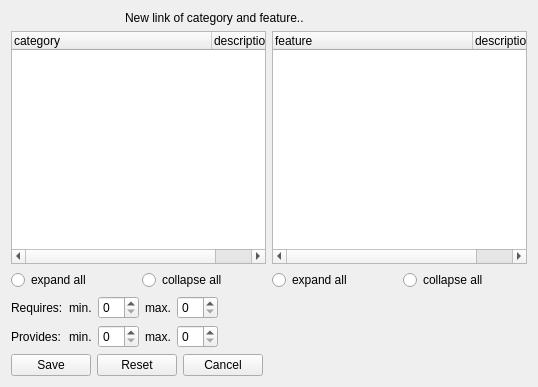
<?xml version="1.0" encoding="UTF-8"?>
<ui version="4.0">
 <class>categories_features_edit_form</class>
 <widget class="QWidget" name="categories_features_edit_form">
  <property name="geometry">
   <rect>
    <x>0</x>
    <y>0</y>
    <width>538</width>
    <height>387</height>
   </rect>
  </property>
  <property name="windowTitle">
   <string>Edit a category/feature link</string>
  </property>
  <property name="initAction" stdset="0">
   <string>read</string>
  </property>
  <property name="doctype" stdset="0">
   <string>CategoryFeatureRequest.simpleform</string>
  </property>
  <property name="rootelement" stdset="0">
   <string notr="true">CategoryFeature</string>
  </property>
  <property name="category_id" stdset="0">
   <string notr="true">{global.category_id}</string>
  </property>
  <property name="feature_id" stdset="0">
   <string notr="true">{global.feature_id}</string>
  </property>
  <layout class="QGridLayout" name="gridLayout">
   <item row="5" column="0">
    <layout class="QHBoxLayout" name="horizontalLayout">
     <item>
      <widget class="QPushButton" name="link">
       <property name="text">
        <string>Save</string>
       </property>
       <property name="form" stdset="0">
        <string notr="true">categories_features</string>
       </property>
       <property name="global.categoryState" stdset="0">
        <string notr="true">{category.state}</string>
       </property>
       <property name="global.featureState" stdset="0">
        <string notr="true">{feature.state}</string>
       </property>
       <property name="global.category_id" stdset="0">
        <string notr="true">{category.id}</string>
       </property>
       <property name="global.feature_id" stdset="0">
        <string notr="true">{feature.id}</string>
       </property>
       <property name="action" stdset="0">
        <string>create</string>
       </property>
       <property name="doctype" stdset="0">
        <string notr="true">CategoryFeature.simpleform</string>
       </property>
       <property name="rootelement" stdset="0">
        <string notr="true">CategoryFeature</string>
       </property>
      </widget>
     </item>
     <item>
      <widget class="QPushButton" name="pushButton">
       <property name="text">
        <string>Reset</string>
       </property>
       <property name="action" stdset="0">
        <string>read</string>
       </property>
       <property name="doctype" stdset="0">
        <string>CategoryFeatureRequest.simpleform</string>
       </property>
       <property name="rootelement" stdset="0">
        <string>CategoryFeature</string>
       </property>
       <property name="category_id" stdset="0">
        <string>{global.category_id}</string>
       </property>
       <property name="feature_id" stdset="0">
        <string>{global.feature_id}</string>
       </property>
      </widget>
     </item>
     <item>
      <widget class="QPushButton" name="cancel">
       <property name="text">
        <string>Cancel</string>
       </property>
       <property name="form" stdset="0">
        <string notr="true">categories_features</string>
       </property>
       <property name="global.categoryState" stdset="0">
        <string notr="true">{category.state}</string>
       </property>
       <property name="global.featureState" stdset="0">
        <string notr="true">{feature.state}</string>
       </property>
      </widget>
     </item>
     <item>
      <spacer name="horizontalSpacer">
       <property name="orientation">
        <enum>Qt::Horizontal</enum>
       </property>
       <property name="sizeHint" stdset="0">
        <size>
         <width>40</width>
         <height>20</height>
        </size>
       </property>
      </spacer>
     </item>
    </layout>
   </item>
   <item row="0" column="0">
    <layout class="QHBoxLayout" name="horizontalLayout_2">
     <item>
      <widget class="QLabel" name="label_2">
       <property name="maximumSize">
        <size>
         <width>32</width>
         <height>32</height>
        </size>
       </property>
       <property name="text">
        <string/>
       </property>
       <property name="pixmap">
        <pixmap resource="../qtclient.qrc">:/images/folders.png</pixmap>
       </property>
      </widget>
     </item>
     <item>
      <widget class="QLabel" name="label_3">
       <property name="maximumSize">
        <size>
         <width>32</width>
         <height>32</height>
        </size>
       </property>
       <property name="text">
        <string/>
       </property>
       <property name="pixmap">
        <pixmap resource="../qtclient.qrc">:/images/link_edit.png</pixmap>
       </property>
      </widget>
     </item>
     <item>
      <widget class="QLabel" name="label_4">
       <property name="maximumSize">
        <size>
         <width>32</width>
         <height>32</height>
        </size>
       </property>
       <property name="text">
        <string/>
       </property>
       <property name="pixmap">
        <pixmap resource="../qtclient.qrc">:/images/chart_organisation.png</pixmap>
       </property>
      </widget>
     </item>
     <item>
      <widget class="QLabel" name="label">
       <property name="text">
        <string>New link of category and feature..</string>
       </property>
      </widget>
     </item>
    </layout>
   </item>
   <item row="2" column="0">
    <layout class="QGridLayout" name="gridLayout_2">
     <item row="2" column="1">
      <layout class="QHBoxLayout" name="horizontalLayout_4">
       <item>
        <widget class="QRadioButton" name="ignore_expand_feats">
         <property name="text">
          <string>expand all</string>
         </property>
        </widget>
       </item>
       <item>
        <widget class="QRadioButton" name="ignore_collapse_feats">
         <property name="text">
          <string>collapse all</string>
         </property>
        </widget>
       </item>
      </layout>
     </item>
     <item row="0" column="1">
      <widget class="QTreeWidget" name="feature">
       <property name="enabled">
        <bool>true</bool>
       </property>
       <property name="editTriggers">
        <set>QAbstractItemView::NoEditTriggers</set>
       </property>
       <property name="selectionMode">
        <enum>QAbstractItemView::SingleSelection</enum>
       </property>
       <property name="itemsExpandable">
        <bool>true</bool>
       </property>
       <property name="doctype" stdset="0">
        <string notr="true">FeatureHierarchyRequest.simpleform</string>
       </property>
       <property name="rootelement" stdset="0">
        <string notr="true">feature</string>
       </property>
       <property name="action" stdset="0">
        <string notr="true">read</string>
       </property>
       <attribute name="headerDefaultSectionSize">
        <number>200</number>
       </attribute>
       <column>
        <property name="text">
         <string>feature</string>
        </property>
       </column>
       <column>
        <property name="text">
         <string>description</string>
        </property>
       </column>
      </widget>
     </item>
     <item row="0" column="0">
      <widget class="QTreeWidget" name="category">
       <property name="itemsExpandable">
        <bool>true</bool>
       </property>
       <property name="doctype" stdset="0">
        <string notr="true">CategoryHierarchyRequest.simpleform</string>
       </property>
       <property name="rootelement" stdset="0">
        <string>category</string>
       </property>
       <property name="action" stdset="0">
        <string notr="true">read</string>
       </property>
       <attribute name="headerDefaultSectionSize">
        <number>200</number>
       </attribute>
       <column>
        <property name="text">
         <string>category</string>
        </property>
       </column>
       <column>
        <property name="text">
         <string>description</string>
        </property>
       </column>
      </widget>
     </item>
     <item row="2" column="0">
      <layout class="QHBoxLayout" name="horizontalLayout_3">
       <item>
        <widget class="QRadioButton" name="ignore_expand_category">
         <property name="text">
          <string>expand all</string>
         </property>
        </widget>
       </item>
       <item>
        <widget class="QRadioButton" name="ignore_collapse_cats">
         <property name="text">
          <string>collapse all</string>
         </property>
        </widget>
       </item>
      </layout>
     </item>
    </layout>
   </item>
   <item row="3" column="0">
    <layout class="QFormLayout" name="formLayout">
     <property name="fieldGrowthPolicy">
      <enum>QFormLayout::AllNonFixedFieldsGrow</enum>
     </property>
     <item row="1" column="0">
      <widget class="QLabel" name="label_requires">
       <property name="text">
        <string>Requires:</string>
       </property>
      </widget>
     </item>
     <item row="1" column="1">
      <layout class="QHBoxLayout" name="horizontalLayout_5">
       <item>
        <widget class="QLabel" name="label_min_requires">
         <property name="text">
          <string>min.</string>
         </property>
         <property name="buddy">
          <cstring>min_requires</cstring>
         </property>
        </widget>
       </item>
       <item>
        <widget class="QSpinBox" name="min_requires"/>
       </item>
       <item>
        <widget class="QLabel" name="label_max_requires">
         <property name="text">
          <string>max.</string>
         </property>
         <property name="buddy">
          <cstring>max_requires</cstring>
         </property>
        </widget>
       </item>
       <item>
        <widget class="QSpinBox" name="max_requires"/>
       </item>
       <item>
        <spacer name="horizontalSpacer_2">
         <property name="orientation">
          <enum>Qt::Horizontal</enum>
         </property>
         <property name="sizeHint" stdset="0">
          <size>
           <width>40</width>
           <height>20</height>
          </size>
         </property>
        </spacer>
       </item>
      </layout>
     </item>
     <item row="2" column="0">
      <widget class="QLabel" name="label_7">
       <property name="text">
        <string>Provides:</string>
       </property>
      </widget>
     </item>
     <item row="2" column="1">
      <layout class="QHBoxLayout" name="horizontalLayout_6">
       <item>
        <widget class="QLabel" name="label_min_provides">
         <property name="text">
          <string>min.</string>
         </property>
         <property name="buddy">
          <cstring>min_provides</cstring>
         </property>
        </widget>
       </item>
       <item>
        <widget class="QSpinBox" name="min_provides"/>
       </item>
       <item>
        <widget class="QLabel" name="label_max_provides">
         <property name="text">
          <string>max.</string>
         </property>
         <property name="buddy">
          <cstring>max_provides</cstring>
         </property>
        </widget>
       </item>
       <item>
        <widget class="QSpinBox" name="max_provides"/>
       </item>
       <item>
        <spacer name="horizontalSpacer_3">
         <property name="orientation">
          <enum>Qt::Horizontal</enum>
         </property>
         <property name="sizeHint" stdset="0">
          <size>
           <width>40</width>
           <height>20</height>
          </size>
         </property>
        </spacer>
       </item>
      </layout>
     </item>
    </layout>
   </item>
  </layout>
 </widget>
 <tabstops>
  <tabstop>category</tabstop>
  <tabstop>ignore_expand_category</tabstop>
  <tabstop>ignore_collapse_cats</tabstop>
  <tabstop>feature</tabstop>
  <tabstop>ignore_expand_feats</tabstop>
  <tabstop>ignore_collapse_feats</tabstop>
  <tabstop>min_requires</tabstop>
  <tabstop>max_requires</tabstop>
  <tabstop>min_provides</tabstop>
  <tabstop>max_provides</tabstop>
  <tabstop>link</tabstop>
  <tabstop>cancel</tabstop>
 </tabstops>
 <resources>
  <include location="../qtclient.qrc"/>
  <include location="../qtclient.qrc"/>
 </resources>
 <connections>
  <connection>
   <sender>ignore_expand_category</sender>
   <signal>clicked()</signal>
   <receiver>category</receiver>
   <slot>expandAll()</slot>
   <hints>
    <hint type="sourcelabel">
     <x>44</x>
     <y>267</y>
    </hint>
    <hint type="destinationlabel">
     <x>47</x>
     <y>172</y>
    </hint>
   </hints>
  </connection>
  <connection>
   <sender>ignore_collapse_cats</sender>
   <signal>clicked()</signal>
   <receiver>category</receiver>
   <slot>collapseAll()</slot>
   <hints>
    <hint type="sourcelabel">
     <x>264</x>
     <y>267</y>
    </hint>
    <hint type="destinationlabel">
     <x>159</x>
     <y>172</y>
    </hint>
   </hints>
  </connection>
  <connection>
   <sender>ignore_expand_feats</sender>
   <signal>clicked()</signal>
   <receiver>feature</receiver>
   <slot>expandAll()</slot>
   <hints>
    <hint type="sourcelabel">
     <x>396</x>
     <y>267</y>
    </hint>
    <hint type="destinationlabel">
     <x>305</x>
     <y>172</y>
    </hint>
   </hints>
  </connection>
  <connection>
   <sender>ignore_collapse_feats</sender>
   <signal>clicked()</signal>
   <receiver>feature</receiver>
   <slot>collapseAll()</slot>
   <hints>
    <hint type="sourcelabel">
     <x>526</x>
     <y>267</y>
    </hint>
    <hint type="destinationlabel">
     <x>446</x>
     <y>172</y>
    </hint>
   </hints>
  </connection>
 </connections>
</ui>
